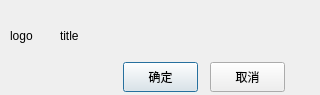
<?xml version="1.0" encoding="UTF-8"?>
<ui version="4.0">
 <class>MessageBoxCus</class>
 <widget class="QDialog" name="MessageBoxCus">
  <property name="geometry">
   <rect>
    <x>0</x>
    <y>0</y>
    <width>320</width>
    <height>95</height>
   </rect>
  </property>
  <property name="windowTitle">
   <string>MessageBoxCus</string>
  </property>
  <widget class="QPushButton" name="pushButton">
   <property name="geometry">
    <rect>
     <x>123</x>
     <y>62</y>
     <width>75</width>
     <height>30</height>
    </rect>
   </property>
   <property name="text">
    <string>确定</string>
   </property>
  </widget>
  <widget class="QPushButton" name="pushButton_2">
   <property name="geometry">
    <rect>
     <x>210</x>
     <y>62</y>
     <width>75</width>
     <height>30</height>
    </rect>
   </property>
   <property name="text">
    <string>取消</string>
   </property>
  </widget>
  <widget class="QLabel" name="lab_logo">
   <property name="geometry">
    <rect>
     <x>10</x>
     <y>10</y>
     <width>61</width>
     <height>51</height>
    </rect>
   </property>
   <property name="text">
    <string>logo</string>
   </property>
  </widget>
  <widget class="QLabel" name="lab_message">
   <property name="geometry">
    <rect>
     <x>60</x>
     <y>10</y>
     <width>261</width>
     <height>51</height>
    </rect>
   </property>
   <property name="text">
    <string>title</string>
   </property>
   <property name="margin">
    <number>1</number>
   </property>
  </widget>
 </widget>
 <resources/>
 <connections/>
</ui>
